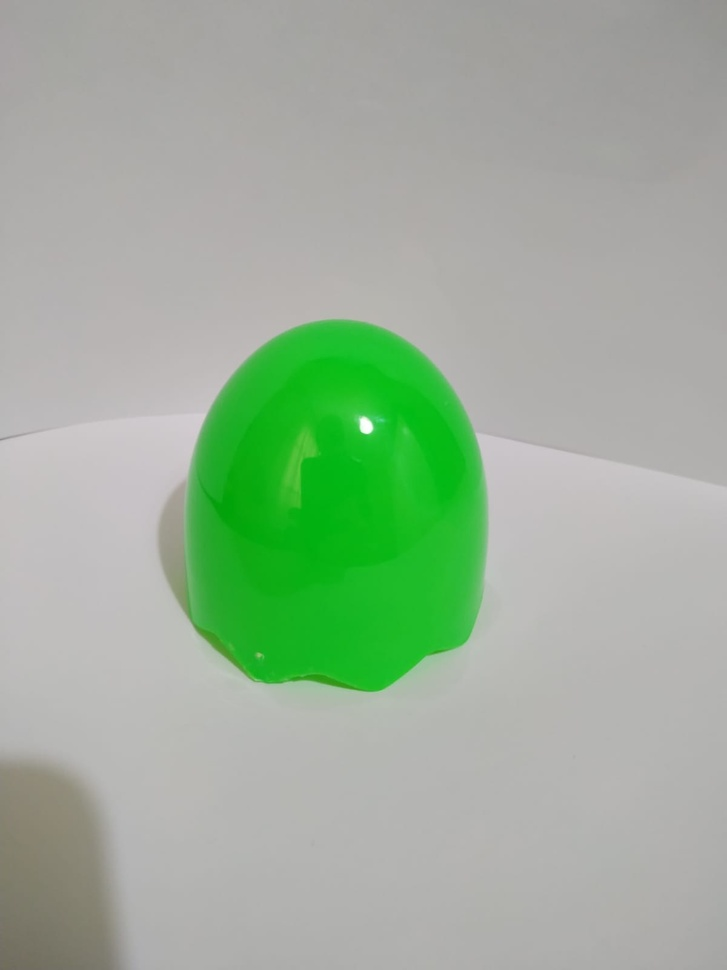
#> input picture Color Invariants/green.jpeg, 727 x 970 px, shrunk from 1200 x 1600 before the run
$ python color_invariants_edges.py
#> lines starting #> are read from the running program, lines starting #| are printed output that depends on the picture; after the words box and inside, x2 and y2 are one past the last pixel; in counts of white or black regions, pixels touching at a corner belong together
import cv2
import math
import matplotlib.pyplot as plt
import numpy as np

#img = cv2.imread('yellow.png') #sarı cisim
img = cv2.imread('green.jpeg') #yeşil cisim
#> img is the input picture: shape (970, 727, 3); mean B, G, R 154.8, 176, 156.7
#img = cv2.imread('blue.jpeg') #mavi cisim

img2 = img.copy()

#Resmi b=blue,g=green,r=red kanallarına ayırdım
b,g,r = cv2.split(img)

#Resmin satır,sütun ve kanallarını ilgili değerlere atadım
rows,cols,chs = img.shape
#> rows = 970; cols = 727; chs = 3

#c1,c2,c3 için resim boyutunda(rowxcol) array oluşturup her bir değere sıfır atadım
c1 = np.zeros(shape=(rows,cols))
c2 = np.zeros(shape=(rows,cols))
c3 = np.zeros(shape=(rows,cols))

#Resmin her bir pixeline ulaşmak için satır ve sütunlar için iç içe 2 for açtım
for i in range(0,rows,1):
    for j in range(0,cols,1):
        #Resmin i satır j sütunundaki blue, green ve red değerleri
        blue = img[i,j,0]
        green = img[i,j,1]
        red =  img[i,j,2]

        #c1
        c1[i,j] = math.atan(red/max(green,blue))

        #c2
        c2[i,j] = math.atan(green/max(red,blue))

        #c3
        c3[i,j] = math.atan(blue/max(red,green))
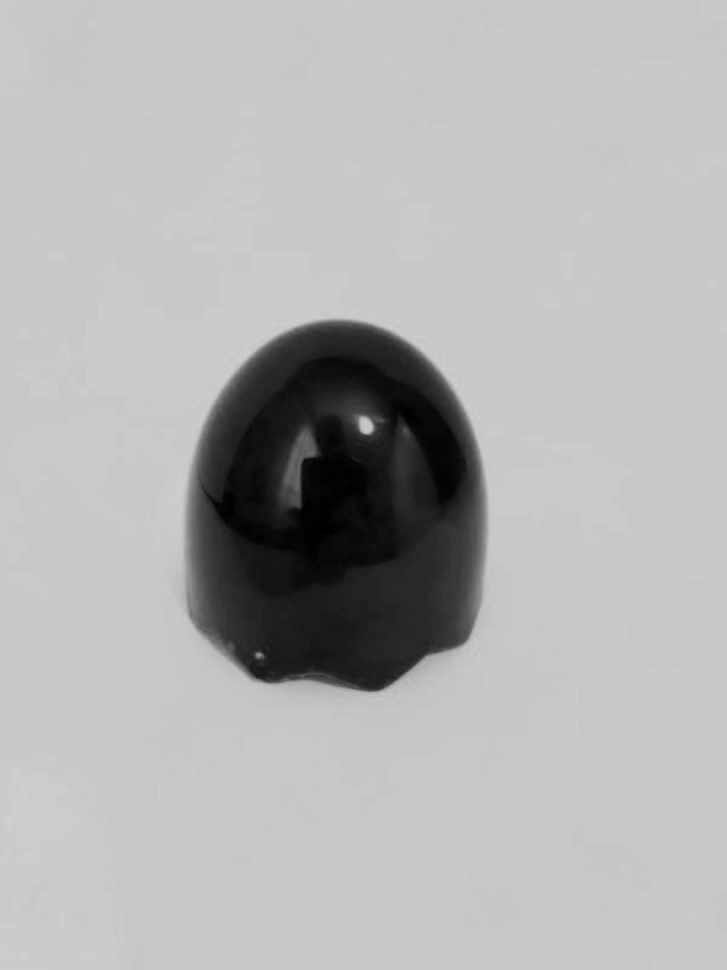
#> c1: shape (970, 727) float64; min 0, max 0.815, mean 0.705
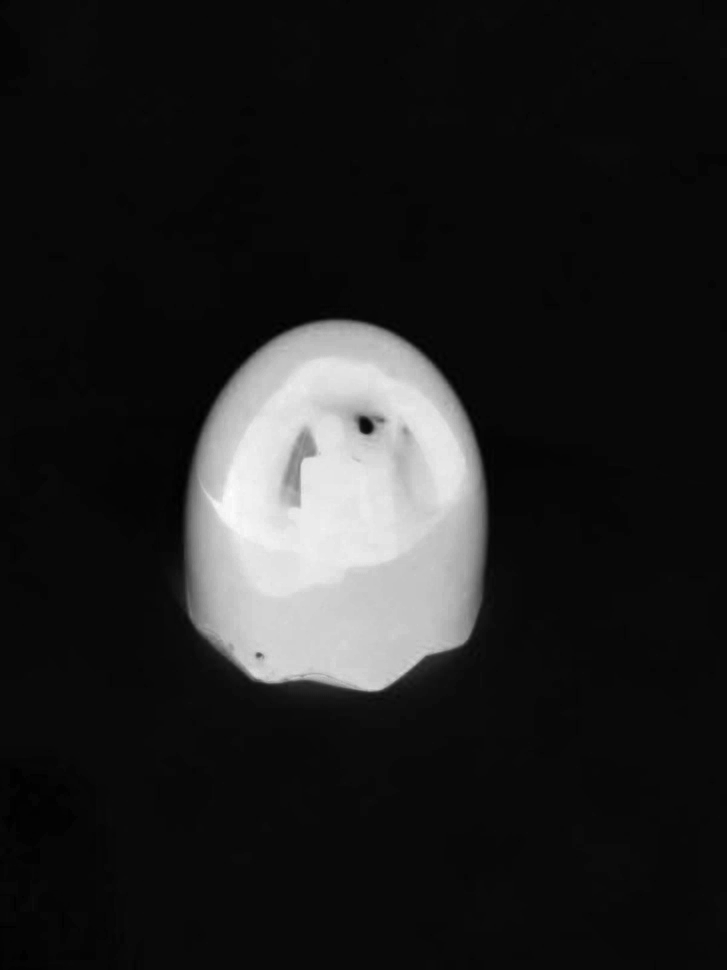
#> c2: shape (970, 727) float64; min 0.755, max 1.53, mean 0.858; drawn with min black and max white
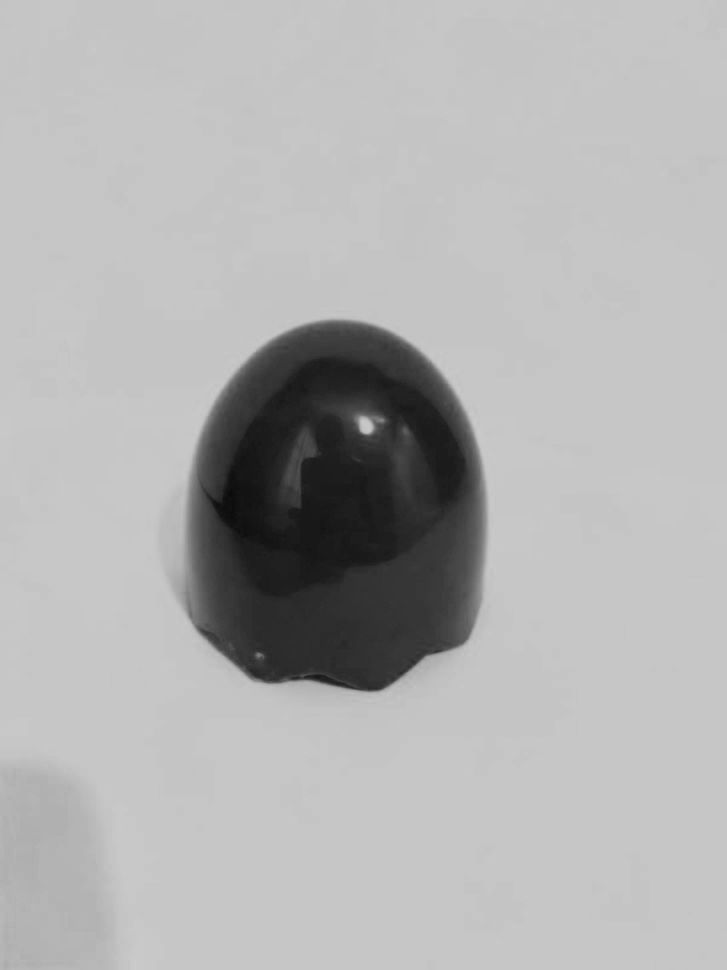
#> c3: shape (970, 727) float64; min 0.0366, max 0.797, mean 0.699

#float olan c1,c2,c3 değerlerini uint8 haline çevirdim
c1 = 255 * c1
c1 = c1.astype(np.uint8)

c2 = 255 * c2
c2 = c2.astype(np.uint8)

c3 = 255 * c3
c3 = c3.astype(np.uint8)

#c1,c2,c3'ü birleştirdim
new_img = cv2.merge((c1,c2,c3))
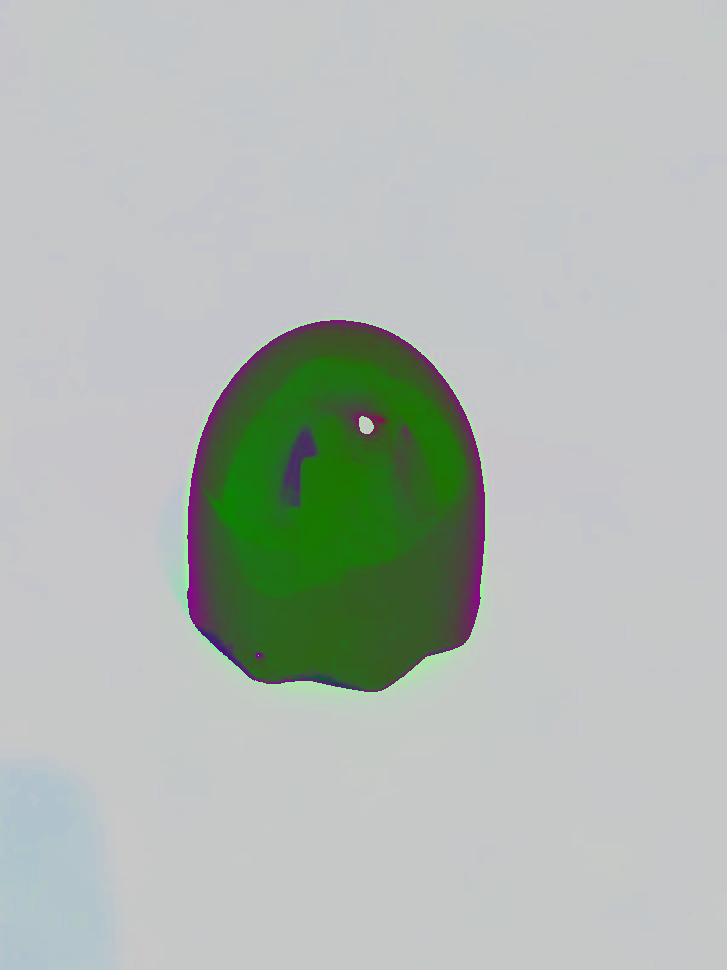
#> new_img: shape (970, 727, 3); mean of channels 0, 1, 2 179.4, 185.6, 177.8; drawn as B, G, R

#new_img Canny Edge
edges_merge = cv2.Canny(new_img,150,200)
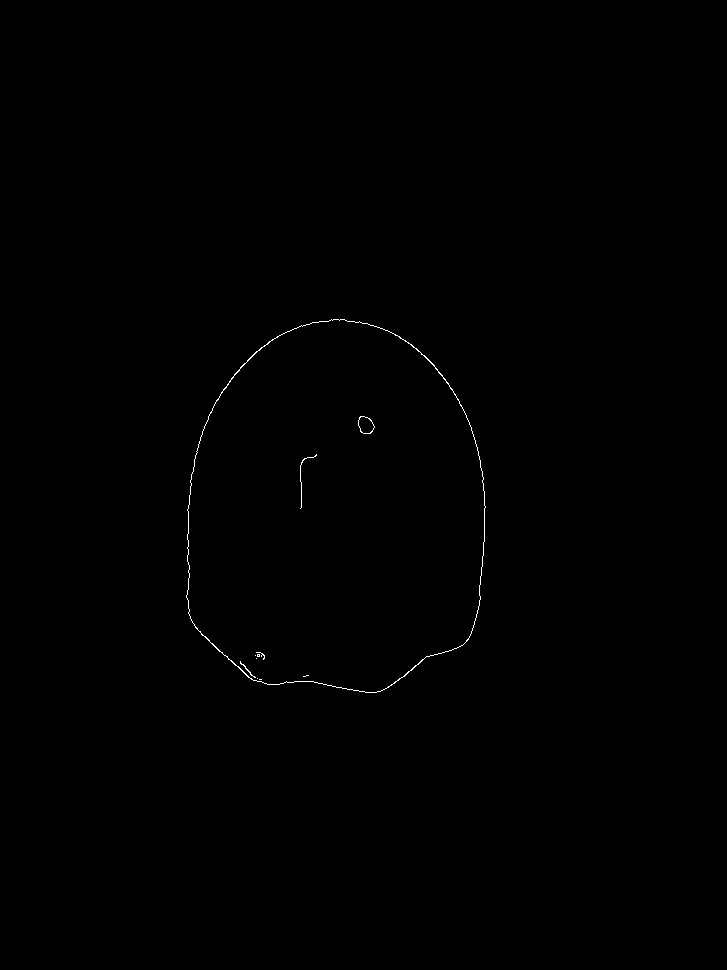
#> edges_merge: shape (970, 727); 0.19% white in thin lines or dots, all inside (x1, y1, x2, y2) = (186, 319, 486, 693)
#Orjinal Image Canny Edge
img2 = cv2.cvtColor(img2,cv2.COLOR_RGB2BGR)
edges = cv2.Canny(img2,150,200)
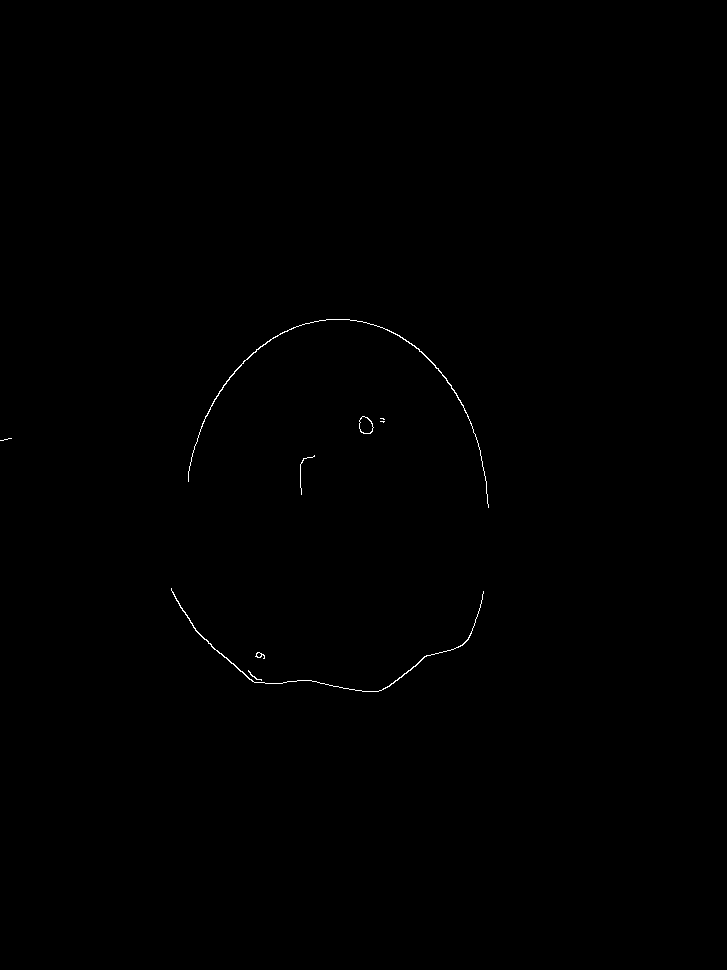
#> edges: shape (970, 727); 0.18% white in thin lines or dots, all inside (x1, y1, x2, y2) = (0, 319, 489, 692)

plt.subplot(2,2,1),plt.imshow(img2,cmap = 'gray')
plt.title('Original Image'), plt.xticks([]), plt.yticks([])

plt.subplot(2,2,2),plt.imshow(edges,cmap = 'gray')
plt.title('Edge Original Image'), plt.xticks([]), plt.yticks([])

plt.subplot(2,2,3),plt.imshow(new_img,cmap = 'gray')
plt.title('Merge Image'), plt.xticks([]), plt.yticks([])

plt.subplot(2,2,4),plt.imshow(edges_merge,cmap = 'gray')
plt.title('Edge Merge Image'), plt.xticks([]), plt.yticks([])

plt.show()

"""
#c1 Canny Edge
edges1 = cv2.Canny(c1,150,200)
#c2 Canny Edge
edges2 = cv2.Canny(c2,100,200)
#c3 Canny Edge
edges3 = cv2.Canny(c3,150,200)

plt.subplot(3,2,1),plt.imshow(c1,cmap = 'gray')
plt.title('c1'), plt.xticks([]), plt.yticks([])

plt.subplot(3,2,2),plt.imshow(edges1,cmap = 'gray')
plt.title('c1 Edge'), plt.xticks([]), plt.yticks([])

plt.subplot(3,2,3),plt.imshow(c2,cmap = 'gray')
plt.title('c2'), plt.xticks([]), plt.yticks([])

plt.subplot(3,2,4),plt.imshow(edges2,cmap = 'gray')
plt.title('c2 Edge'), plt.xticks([]), plt.yticks([])

plt.subplot(3,2,5),plt.imshow(c3,cmap = 'gray')
plt.title('c3'), plt.xticks([]), plt.yticks([])

plt.subplot(3,2,6),plt.imshow(edges3,cmap = 'gray')
plt.title('c3 Edge'), plt.xticks([]), plt.yticks([])

plt.show()
"""

$ run again, with Color Invariants/yellow.png saved as Color Invariants/green.jpeg
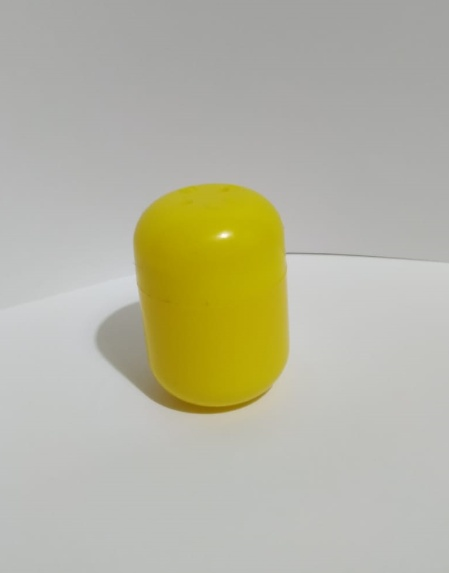
#> input picture Color Invariants/yellow.png, 449 x 573 px
#> img is the input picture: shape (573, 449, 3); mean B, G, R 161.2, 181.1, 182.8
#> after the loop `for i in range(0,rows,1):`:
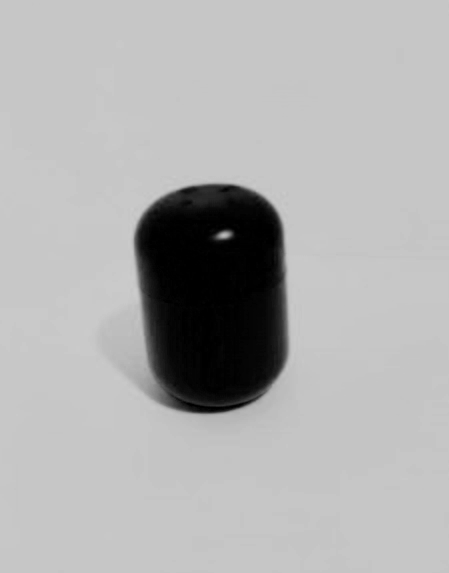
#> c3: shape (573, 449) float64; min 0, max 0.797, mean 0.693
#> edges_merge: shape (573, 449); 0.31% white in thin lines or dots, all inside (x1, y1, x2, y2) = (134, 184, 289, 414)
#> `edges = cv2.Canny(img2,150,200)`:
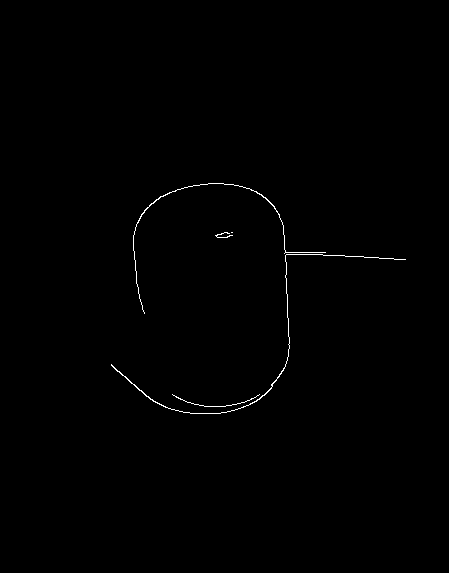
#> edges: shape (573, 449); 0.38% white in thin lines or dots, all inside (x1, y1, x2, y2) = (111, 183, 406, 414)

$ run again, with Color Invariants/Comb.jpeg copied over Color Invariants/green.jpeg
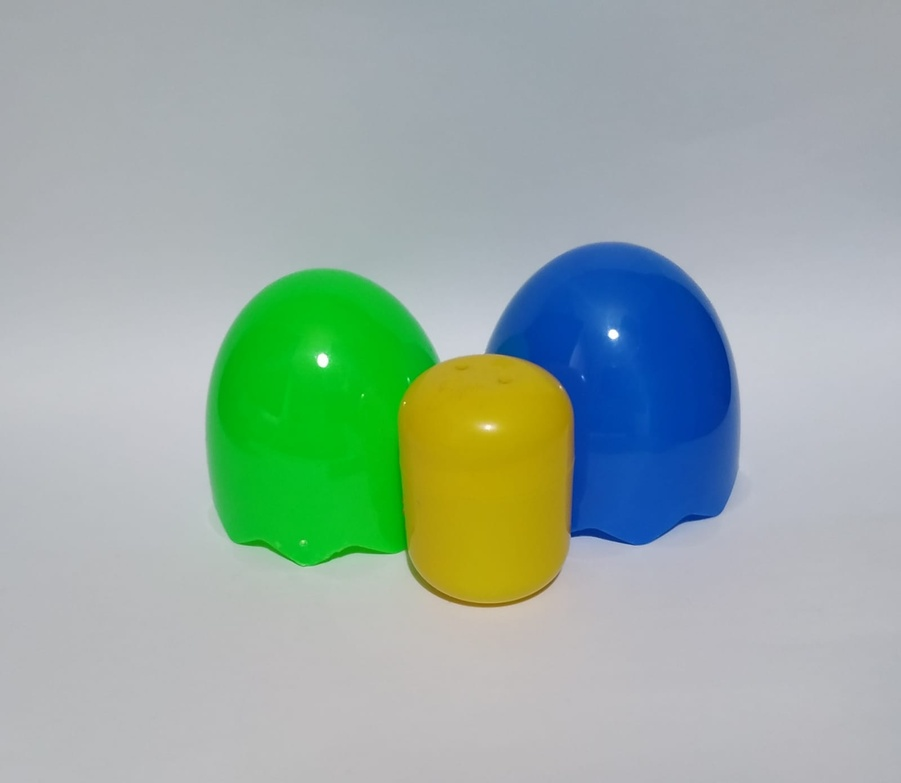
#> input picture Color Invariants/Comb.jpeg, 901 x 783 px, shrunk from 1600 x 1391 before the run
#> img is the input picture: shape (783, 901, 3); mean B, G, R 163.8, 173.2, 154
#> after the loop `for i in range(0,rows,1):`:
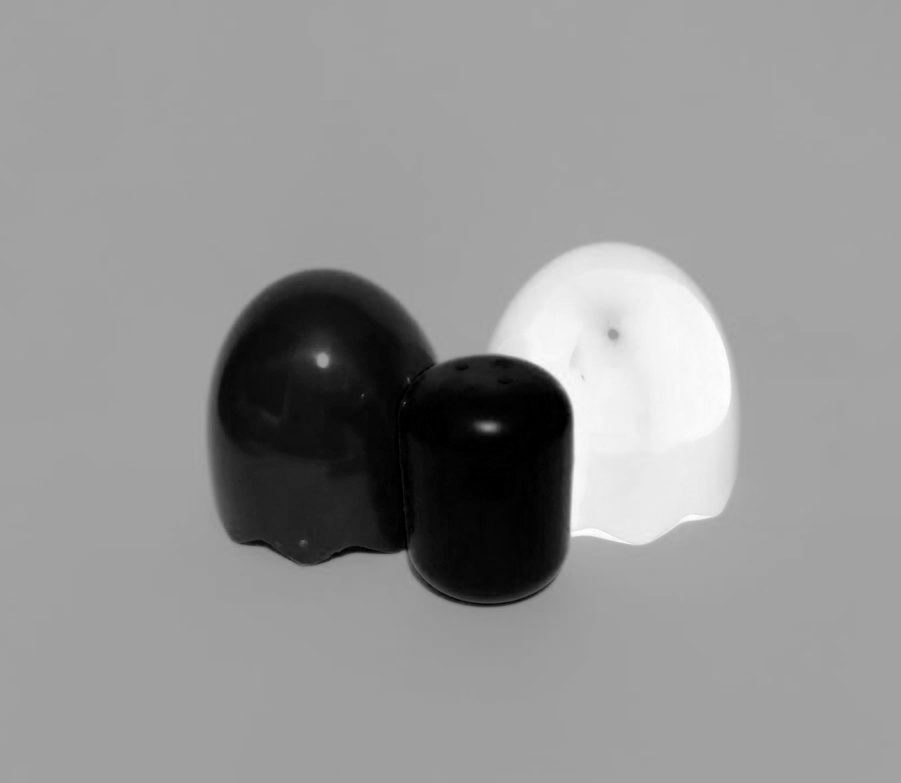
#> c3: shape (783, 901) float64; min 0, max 1.25, mean 0.734; drawn with min black and max white
#> edges_merge: shape (783, 901); 0.42% white in thin lines or dots, all inside (x1, y1, x2, y2) = (208, 244, 735, 607)
#> `edges = cv2.Canny(img2,150,200)`:
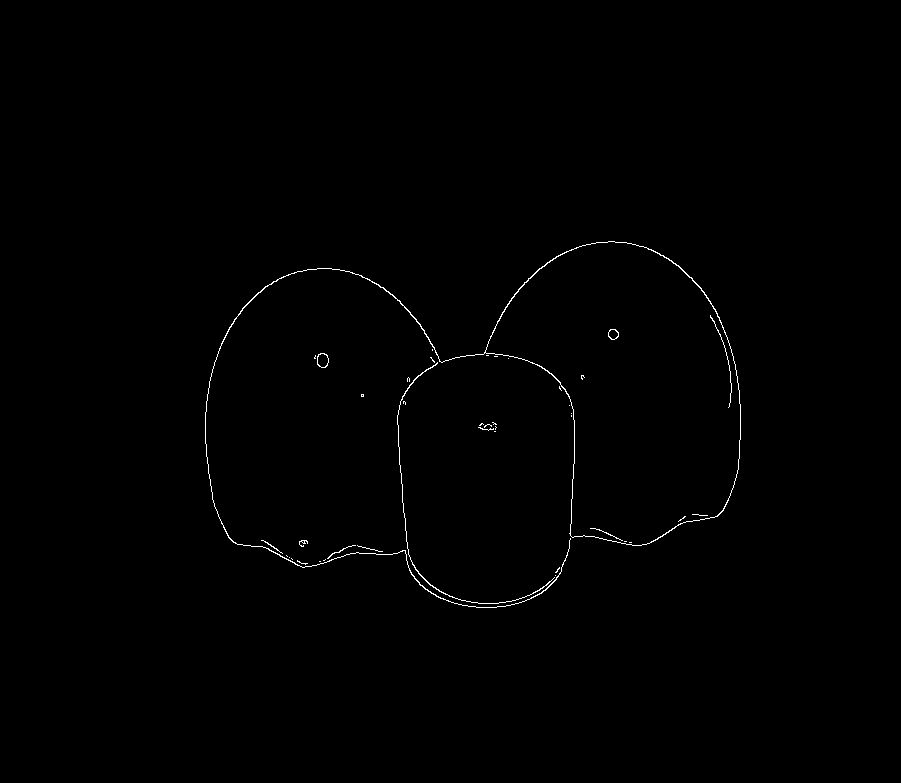
#> edges: shape (783, 901); 0.43% white in thin lines or dots, all inside (x1, y1, x2, y2) = (205, 241, 741, 608)
